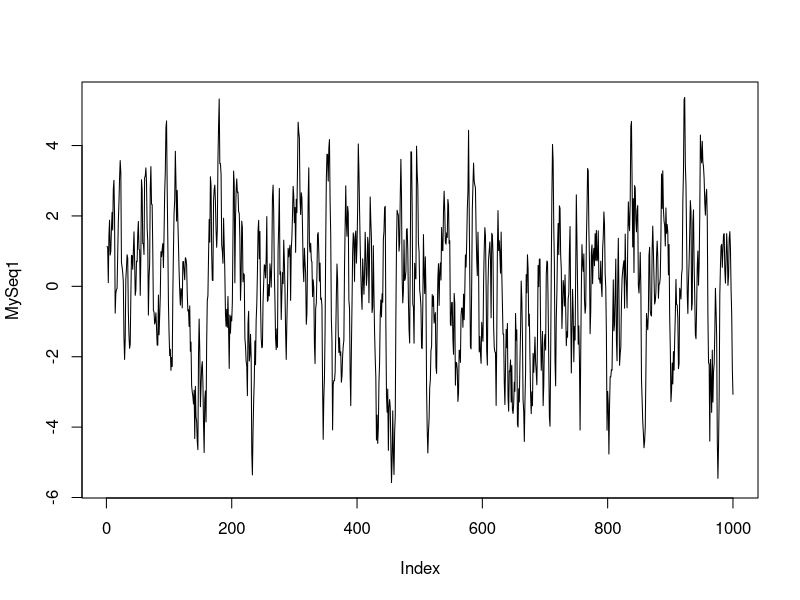
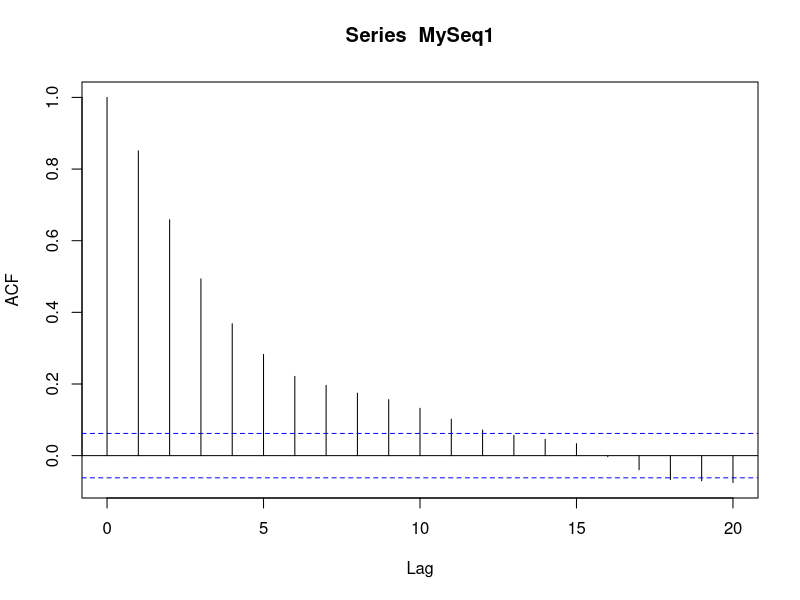
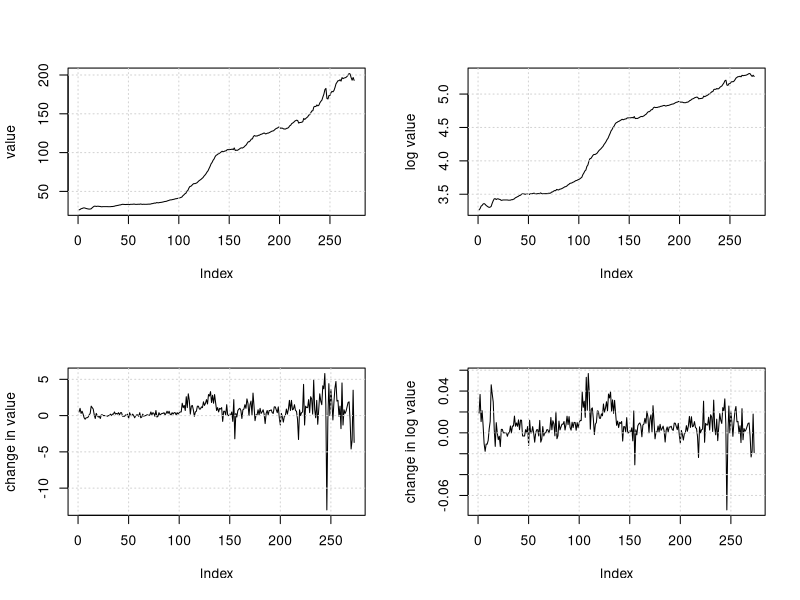
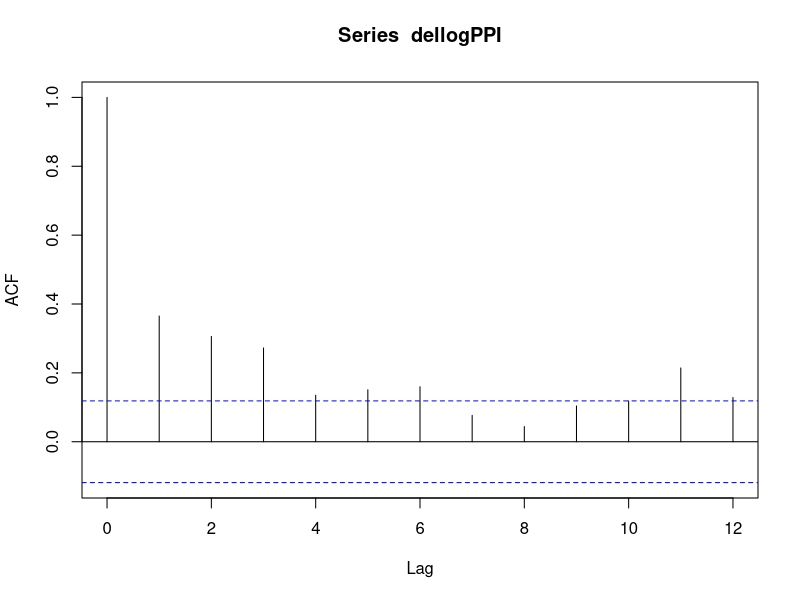
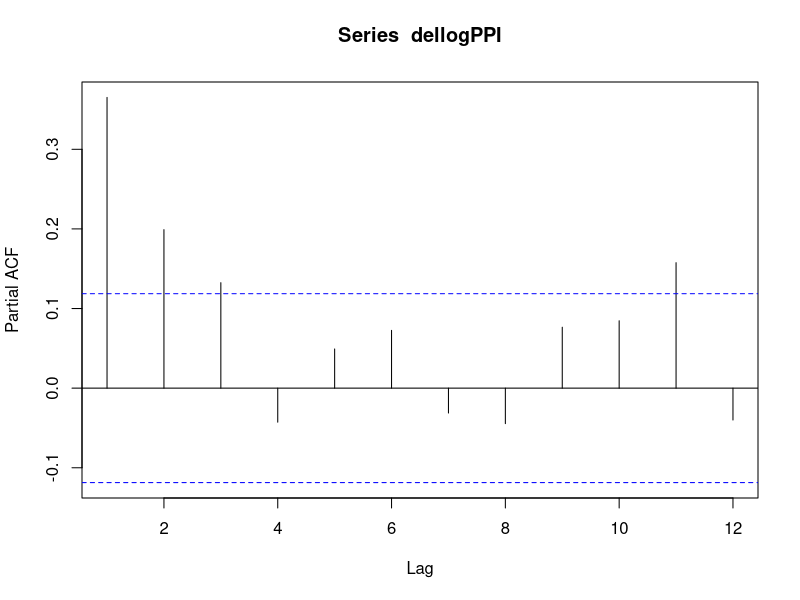
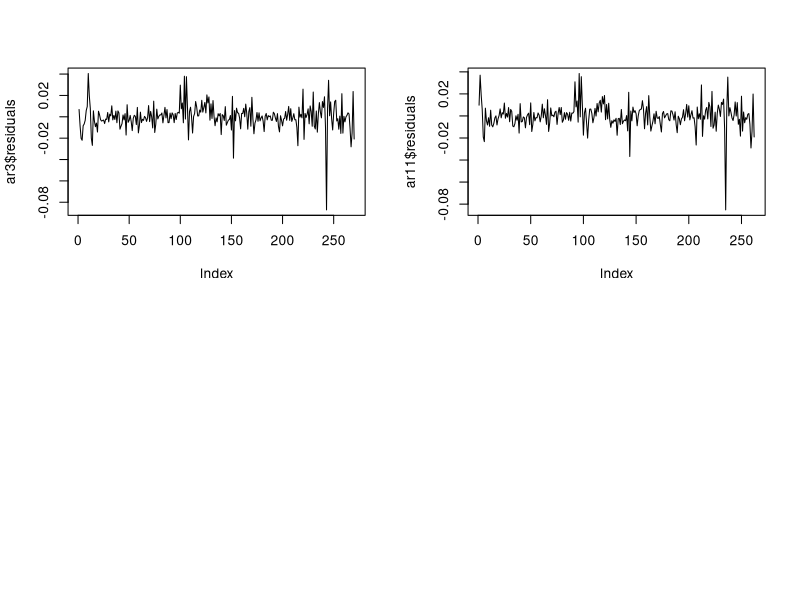
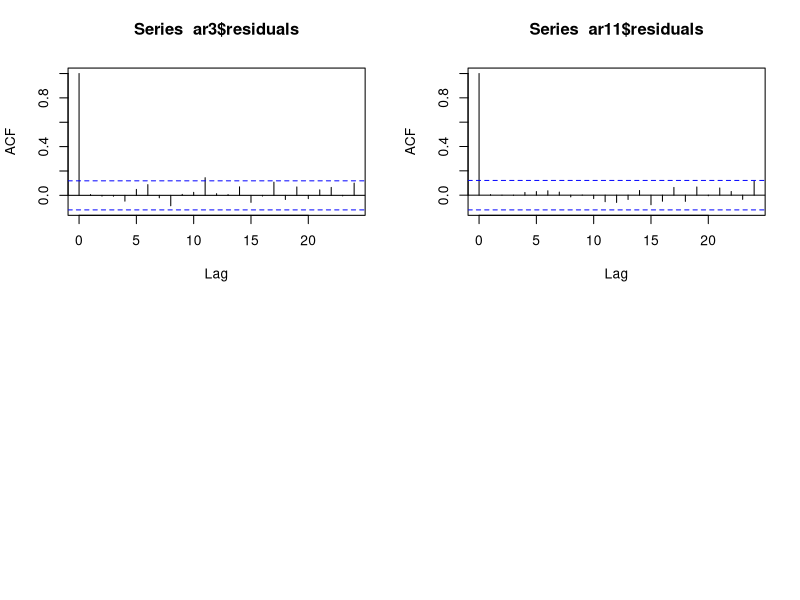

The R source for these figures, in order:
## ---- chunk 1
set.seed(1)
b0 = 0
b1.1 = 1.1
b2.1 = -0.25
WN1 = rnorm(1000, mean = 0, sd = 1)
MySeq1 = rnorm(2)
for (i in 3:1000){
  MySeq1 = append(MySeq1, b0+b1.1*MySeq1[i-1]+b2.1*MySeq1[i-2]+WN1[i])
}

plot(MySeq1, type = "l")
acf(MySeq1, lag.max = 20)
## ---- chunk 2
PPI = read.csv("PPIFGS.csv")
valPPI = PPI$VALUE
delPPI = diff(valPPI)
logPPI = log(valPPI)
dellogPPI = diff(log(valPPI))
par(mfrow = c(2,2))
plot(valPPI, type = "l", ylab = "value")
grid(nx = NULL, ny = NULL, col = "lightgray", lty = "dotted", lwd = par("lwd"), equilogs = TRUE)
plot(logPPI, type = "l", ylab = "log value")
grid(nx = NULL, ny = NULL, col = "lightgray", lty = "dotted", lwd = par("lwd"), equilogs = TRUE)
plot(delPPI, type = "l", ylab = "change in value")
grid(nx = NULL, ny = NULL, col = "lightgray", lty = "dotted", lwd = par("lwd"), equilogs = TRUE)
plot(dellogPPI, type = "l", ylab = "change in log value")
grid(nx = NULL, ny = NULL, col = "lightgray", lty = "dotted", lwd = par("lwd"), equilogs = TRUE)
## ---- chunk 3
par(mfrow = c(1,1))
acf(dellogPPI, lag.max = 12)
## ---- chunk 4
par(mfrow = c(1,1))
pacf(dellogPPI, lag.max = 12)
## ---- chunk 5
n = length(dellogPPI)
yt = dellogPPI

yt.lag1 = yt[1:(n-1)]
Y1 = yt[2:n]

yt.lag1 = yt[1:(n-2)]
yt.lag2 = yt[2:(n-1)]
Y2 = yt[3:n]

yt.lag1 = yt[1:(n-3)]
yt.lag2 = yt[2:(n-2)]
yt.lag3 = yt[3:(n-1)]
Y3 = yt[4:n]

ar3 = lm(Y3~yt.lag1+yt.lag2+yt.lag3)

for (i in 1:11){
  assign(paste("yt.lag", i, sep = ""),
         yt[i:(n-(12-i))])
}
Y11 = yt[12:n]

ar11 = lm(Y11~yt.lag1+yt.lag2+yt.lag3+
            yt.lag4+yt.lag5+yt.lag6+
            yt.lag7+yt.lag8+yt.lag9+
            yt.lag10+yt.lag11)

ar3.coef = summary(ar3)
ar11.coef = summary(ar11)

1/polyroot(c(1,-ar3.coef$coefficients[2,1],
           -ar3.coef$coefficients[3,1],
           -ar3.coef$coefficients[4,1]))

1/polyroot(c(11,-ar11.coef$coefficients[2,1],
           -ar11.coef$coefficients[3,1],
           -ar11.coef$coefficients[4,1],
           -ar11.coef$coefficients[5,1],
           -ar11.coef$coefficients[6,1],
           -ar11.coef$coefficients[7,1],
           -ar11.coef$coefficients[8,1],
           -ar11.coef$coefficients[9,1],
           -ar11.coef$coefficients[10,1],
           -ar11.coef$coefficients[11,1],
           -ar11.coef$coefficients[12,1]))

## ---- chunk 6
par(mfrow = c(2,2))
plot(ar3$residuals, type = "l")
plot(ar11$residuals, type = "l")

par(mfrow = c(2,2))
acf(ar3$residuals)
acf(ar11$residuals)
## ---- chunk 7

Box.test(ar3$residuals, lag = 8, type = "Ljung-Box")
Box.test(ar3$residuals, lag = 12, type = "Ljung-Box")

Box.test(ar11$residuals, lag = 8, type = "Ljung-Box")
Box.test(ar11$residuals, lag = 12, type = "Ljung-Box")

aic = c(AIC(ar3),AIC(ar11))
bic = c(BIC(ar3),BIC(ar11))
aic
bic
## ---- chunk 8
library(xts)
PPI = read.csv("PPIFGS.csv")
date = as.Date(as.vector(PPI$DATE))
PPI.xts = xts(PPI$VALUE, order.by = date)
PPI.sample = diff(log(as.vector(PPI.xts["/2005-10-01"])))
PPI.pred = diff(log(as.vector(PPI.xts["2005-10-01/"])))

ar3.test = ar(PPI.sample,order.max = 3, aic = F)
ar11.test = ar(PPI.sample,order.max = 11, aic = F)

n.sample = length(PPI.sample)
n.pred = length(PPI.pred)

pred3 = predict(ar3.test, n.ahead = 39)$pred
pred11 = predict(ar11.test, n.ahead = 39)$pred


v3 = sum((PPI.pred-pred3)^2)/n.pred
v11 = sum((PPI.pred-pred11)^2)/n.pred
c(v3,v11)

#rw---------------------
rw.sd = sqrt(var(PPI.sample))
monte = vector()
for (i in 1:1000)
{
  set.seed(i)
  rw.test = PPI.sample[n.sample]
  for (i in 1:n.pred){
    rw.test = append(rw.test, rw.test[i]+rnorm(1,0,rw.sd))
  }
  rw.v = sum((PPI.pred-rw.test[-1])^2)/n.pred
  monte = append(monte,rw.v)
}
mean(monte)
